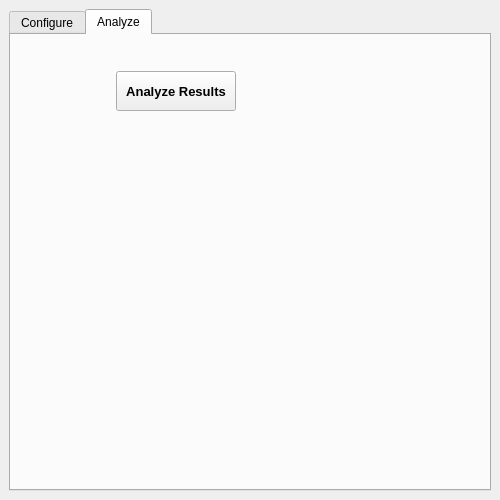
<?xml version="1.0" encoding="UTF-8"?>
<ui version="4.0">
 <class>MainWindow</class>
 <widget class="QMainWindow" name="MainWindow">
  <property name="geometry">
   <rect>
    <x>0</x>
    <y>0</y>
    <width>500</width>
    <height>500</height>
   </rect>
  </property>
  <property name="windowTitle">
   <string>MainWindow</string>
  </property>
  <widget class="QWidget" name="centralwidget">
   <layout class="QGridLayout" name="gridLayout">
    <item row="0" column="0">
     <widget class="QTabWidget" name="tabWidget">
      <property name="currentIndex">
       <number>1</number>
      </property>
      <widget class="QWidget" name="tabConfig">
       <attribute name="title">
        <string>Configure</string>
       </attribute>
       <widget class="QGroupBox" name="groupBoxCompanies">
        <property name="geometry">
         <rect>
          <x>20</x>
          <y>20</y>
          <width>131</width>
          <height>381</height>
         </rect>
        </property>
        <property name="title">
         <string>Select Companies</string>
        </property>
        <widget class="QWidget" name="">
         <property name="geometry">
          <rect>
           <x>10</x>
           <y>40</y>
           <width>83</width>
           <height>65</height>
          </rect>
         </property>
         <layout class="QVBoxLayout" name="verticalLayout">
          <item>
           <widget class="QCheckBox" name="checkBoxBitDefender">
            <property name="text">
             <string>BitDefender</string>
            </property>
           </widget>
          </item>
          <item>
           <widget class="QCheckBox" name="checkBoxCrowdStrike">
            <property name="text">
             <string>CrowdStrike</string>
            </property>
           </widget>
          </item>
          <item>
           <widget class="QCheckBox" name="checkBoxCybereason">
            <property name="text">
             <string>Cybereason</string>
            </property>
           </widget>
          </item>
         </layout>
        </widget>
       </widget>
       <widget class="QPushButton" name="pushButtonDownload">
        <property name="geometry">
         <rect>
          <x>290</x>
          <y>120</y>
          <width>75</width>
          <height>23</height>
         </rect>
        </property>
        <property name="text">
         <string>Download</string>
        </property>
       </widget>
      </widget>
      <widget class="QWidget" name="tab">
       <attribute name="title">
        <string>Analyze</string>
       </attribute>
       <widget class="MplWidget" name="MplWidget" native="true">
        <property name="geometry">
         <rect>
          <x>-10</x>
          <y>120</y>
          <width>480</width>
          <height>320</height>
         </rect>
        </property>
        <property name="minimumSize">
         <size>
          <width>480</width>
          <height>320</height>
         </size>
        </property>
       </widget>
       <widget class="QWidget" name="horizontalLayoutWidget">
        <property name="geometry">
         <rect>
          <x>-10</x>
          <y>-1</y>
          <width>349</width>
          <height>115</height>
         </rect>
        </property>
        <layout class="QHBoxLayout" name="horizontalLayout">
         <item>
          <spacer name="horizontalSpacer_2">
           <property name="orientation">
            <enum>Qt::Horizontal</enum>
           </property>
           <property name="sizeHint" stdset="0">
            <size>
             <width>40</width>
             <height>20</height>
            </size>
           </property>
          </spacer>
         </item>
         <item>
          <widget class="QPushButton" name="pushButton_generate_random_signal">
           <property name="minimumSize">
            <size>
             <width>120</width>
             <height>40</height>
            </size>
           </property>
           <property name="font">
            <font>
             <pointsize>10</pointsize>
             <weight>75</weight>
             <bold>true</bold>
            </font>
           </property>
           <property name="text">
            <string>Analyze Results</string>
           </property>
          </widget>
         </item>
         <item>
          <spacer name="horizontalSpacer">
           <property name="orientation">
            <enum>Qt::Horizontal</enum>
           </property>
           <property name="sizeHint" stdset="0">
            <size>
             <width>40</width>
             <height>20</height>
            </size>
           </property>
          </spacer>
         </item>
        </layout>
       </widget>
      </widget>
     </widget>
    </item>
   </layout>
  </widget>
 </widget>
 <customwidgets>
  <customwidget>
   <class>MplWidget</class>
   <extends>QWidget</extends>
   <header>mplwidget.h</header>
   <container>1</container>
  </customwidget>
 </customwidgets>
 <resources/>
 <connections/>
</ui>
